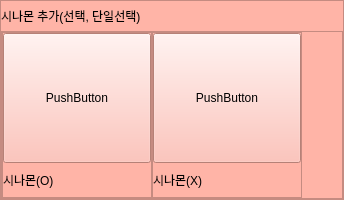
                 <widget class="QFrame" name="option_frame_1">
                  <property name="minimumSize">
                   <size>
                    <width>0</width>
                    <height>200</height>
                   </size>
                  </property>
                  <property name="maximumSize">
                   <size>
                    <width>16777215</width>
                    <height>200</height>
                   </size>
                  </property>
                  <property name="styleSheet">
                   <string notr="true">background-color: rgb(255, 180, 167);</string>
                  </property>
                  <property name="frameShape">
                   <enum>QFrame::StyledPanel</enum>
                  </property>
                  <property name="frameShadow">
                   <enum>QFrame::Raised</enum>
                  </property>
                  <layout class="QVBoxLayout" name="verticalLayout_7">
                   <property name="spacing">
                    <number>0</number>
                   </property>
                   <property name="leftMargin">
                    <number>0</number>
                   </property>
                   <property name="topMargin">
                    <number>0</number>
                   </property>
                   <property name="rightMargin">
                    <number>0</number>
                   </property>
                   <property name="bottomMargin">
                    <number>0</number>
                   </property>
                   <item>
                    <widget class="QLabel" name="option_1_title">
                     <property name="minimumSize">
                      <size>
                       <width>0</width>
                       <height>0</height>
                      </size>
                     </property>
                     <property name="maximumSize">
                      <size>
                       <width>16777215</width>
                       <height>30</height>
                      </size>
                     </property>
                     <property name="text">
                      <string>시나몬 추가(선택, 단일선택)</string>
                     </property>
                    </widget>
                   </item>
                   <item>
                    <widget class="QFrame" name="frame_5">
                     <property name="frameShape">
                      <enum>QFrame::StyledPanel</enum>
                     </property>
                     <property name="frameShadow">
                      <enum>QFrame::Raised</enum>
                     </property>
                     <layout class="QHBoxLayout" name="horizontalLayout_4">
                      <property name="spacing">
                       <number>0</number>
                      </property>
                      <property name="leftMargin">
                       <number>0</number>
                      </property>
                      <property name="topMargin">
                       <number>0</number>
                      </property>
                      <property name="rightMargin">
                       <number>0</number>
                      </property>
                      <property name="bottomMargin">
                       <number>0</number>
                      </property>
                      <item>
                       <widget class="QFrame" name="frame_6">
                        <property name="minimumSize">
                         <size>
                          <width>150</width>
                          <height>0</height>
                         </size>
                        </property>
                        <property name="frameShape">
                         <enum>QFrame::StyledPanel</enum>
                        </property>
                        <property name="frameShadow">
                         <enum>QFrame::Raised</enum>
                        </property>
                        <layout class="QVBoxLayout" name="verticalLayout_8">
                         <property name="spacing">
                          <number>0</number>
                         </property>
                         <property name="leftMargin">
                          <number>0</number>
                         </property>
                         <property name="topMargin">
                          <number>0</number>
                         </property>
                         <property name="rightMargin">
                          <number>0</number>
                         </property>
                         <property name="bottomMargin">
                          <number>0</number>
                         </property>
                         <item>
                          <widget class="QPushButton" name="option_1_btn_1">
                           <property name="minimumSize">
                            <size>
                             <width>0</width>
                             <height>130</height>
                            </size>
                           </property>
                           <property name="cursor">
                            <cursorShape>OpenHandCursor</cursorShape>
                           </property>
                           <property name="text">
                            <string>PushButton</string>
                           </property>
                           <property name="checkable">
                            <bool>true</bool>
                           </property>
                          </widget>
                         </item>
                         <item>
                          <widget class="QLabel" name="option_1_label_1">
                           <property name="text">
                            <string>시나몬(O)</string>
                           </property>
                          </widget>
                         </item>
                        </layout>
                       </widget>
                      </item>
                      <item>
                       <widget class="QFrame" name="frame_7">
                        <property name="minimumSize">
                         <size>
                          <width>150</width>
                          <height>0</height>
                         </size>
                        </property>
                        <property name="frameShape">
                         <enum>QFrame::StyledPanel</enum>
                        </property>
                        <property name="frameShadow">
                         <enum>QFrame::Raised</enum>
                        </property>
                        <layout class="QVBoxLayout" name="verticalLayout_9">
                         <property name="spacing">
                          <number>0</number>
                         </property>
                         <property name="leftMargin">
                          <number>0</number>
                         </property>
                         <property name="topMargin">
                          <number>0</number>
                         </property>
                         <property name="rightMargin">
                          <number>0</number>
                         </property>
                         <property name="bottomMargin">
                          <number>0</number>
                         </property>
                         <item>
                          <widget class="QPushButton" name="option_1_btn_2">
                           <property name="minimumSize">
                            <size>
                             <width>0</width>
                             <height>130</height>
                            </size>
                           </property>
                           <property name="cursor">
                            <cursorShape>OpenHandCursor</cursorShape>
                           </property>
                           <property name="text">
                            <string>PushButton</string>
                           </property>
                           <property name="checkable">
                            <bool>true</bool>
                           </property>
                          </widget>
                         </item>
                         <item>
                          <widget class="QLabel" name="option_1_label_2">
                           <property name="text">
                            <string>시나몬(X)</string>
                           </property>
                          </widget>
                         </item>
                        </layout>
                       </widget>
                      </item>
                      <item>
                       <spacer name="horizontalSpacer_3">
                        <property name="orientation">
                         <enum>Qt::Horizontal</enum>
                        </property>
                        <property name="sizeHint" stdset="0">
                         <size>
                          <width>40</width>
                          <height>20</height>
                         </size>
                        </property>
                       </spacer>
                      </item>
                     </layout>
                    </widget>
                   </item>
                  </layout>
                 </widget>
